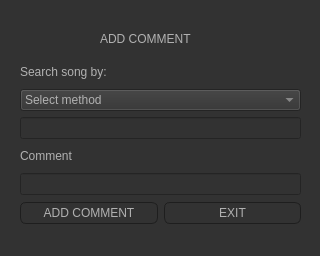
<?xml version="1.0" encoding="UTF-8"?>
<ui version="4.0">
 <class>addComm</class>
 <widget class="QDialog" name="addComm">
  <property name="geometry">
   <rect>
    <x>0</x>
    <y>0</y>
    <width>320</width>
    <height>256</height>
   </rect>
  </property>
  <property name="windowTitle">
   <string>TM - ADD COMM</string>
  </property>
  <property name="styleSheet">
   <string notr="true">QPushButton
{
    color: #b1b1b1;
    background-color: QLinearGradient( x1: 0, y1: 0, x2: 0, y2: 1, stop: 0 #565656, stop: 0.1 #525252, stop: 0.5 #4e4e4e, stop: 0.9 #4a4a4a, stop: 1 #464646);
    border-width: 1px;
    border-color: #1e1e1e;
    border-style: solid;
    border-radius: 6;
    padding: 3px;
    font-size: 12px;
    padding-left: 5px;
    padding-right: 5px;
}
 
QPushButton:pressed
{
    background-color: QLinearGradient( x1: 0, y1: 0, x2: 0, y2: 1, stop: 0 #2d2d2d, stop: 0.1 #2b2b2b, stop: 0.5 #292929, stop: 0.9 #282828, stop: 1 #252525);
}

QWidget
{
    color: #b1b1b1;
    background-color: #323232;
}

QLabel
{
rgb(238, 238, 236)
}




</string>
  </property>
  <widget class="QWidget" name="layoutWidget">
   <property name="geometry">
    <rect>
     <x>20</x>
     <y>60</y>
     <width>281</width>
     <height>135</height>
    </rect>
   </property>
   <layout class="QVBoxLayout" name="verticalLayout">
    <item>
     <widget class="QLabel" name="label_2">
      <property name="text">
       <string>Search song by:</string>
      </property>
     </widget>
    </item>
    <item>
     <widget class="QComboBox" name="comboBox">
      <item>
       <property name="text">
        <string>Select method</string>
       </property>
      </item>
      <item>
       <property name="text">
        <string>Name</string>
       </property>
      </item>
      <item>
       <property name="text">
        <string>Link</string>
       </property>
      </item>
     </widget>
    </item>
    <item>
     <widget class="QLineEdit" name="lineEdit"/>
    </item>
    <item>
     <widget class="QLabel" name="label_3">
      <property name="text">
       <string>Comment</string>
      </property>
     </widget>
    </item>
    <item>
     <widget class="QLineEdit" name="lineEdit_2"/>
    </item>
   </layout>
  </widget>
  <widget class="QWidget" name="layoutWidget_2">
   <property name="geometry">
    <rect>
     <x>20</x>
     <y>200</y>
     <width>281</width>
     <height>27</height>
    </rect>
   </property>
   <layout class="QHBoxLayout" name="horizontalLayout">
    <item>
     <widget class="QPushButton" name="pushButton">
      <property name="text">
       <string>ADD COMMENT</string>
      </property>
     </widget>
    </item>
    <item>
     <widget class="QPushButton" name="pushButton_3">
      <property name="text">
       <string>EXIT</string>
      </property>
     </widget>
    </item>
   </layout>
  </widget>
  <widget class="QLabel" name="label">
   <property name="geometry">
    <rect>
     <x>100</x>
     <y>30</y>
     <width>111</width>
     <height>17</height>
    </rect>
   </property>
   <property name="text">
    <string>ADD COMMENT</string>
   </property>
  </widget>
 </widget>
 <resources/>
 <connections/>
</ui>
